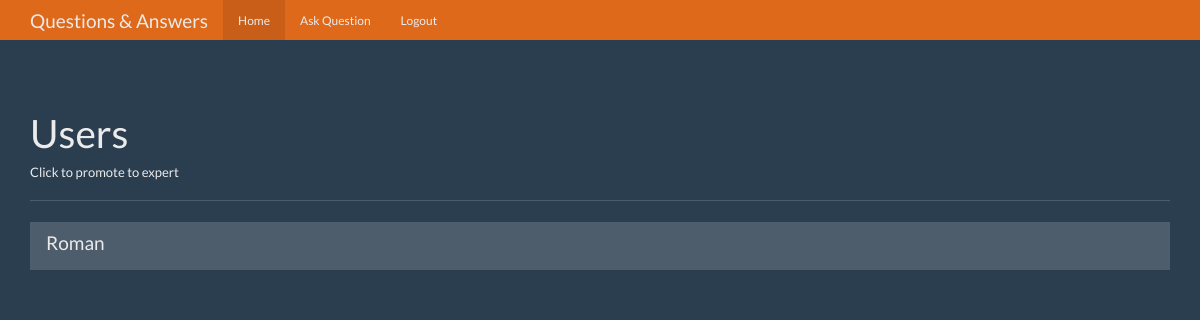
The page /users (signed in) on the database as committed earlier.
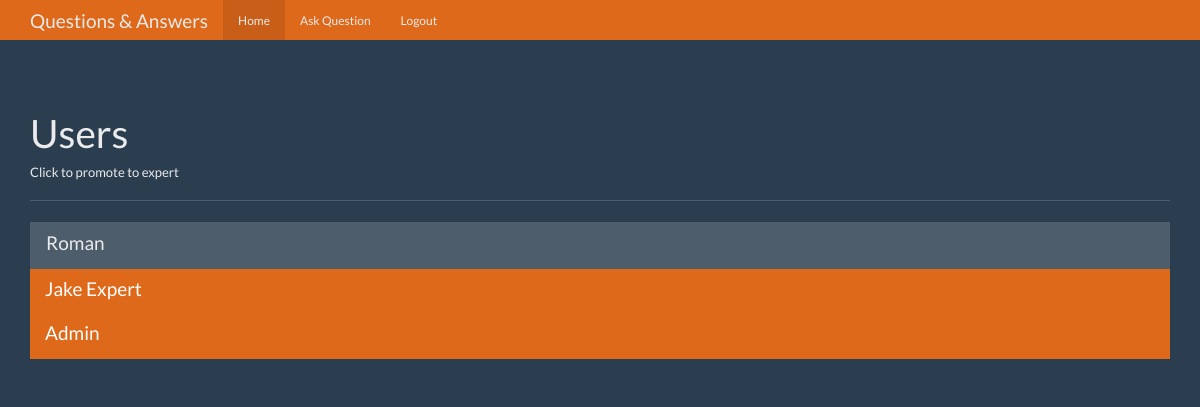
The same page on the database as committed later.
### tables this page shows
CREATE TABLE users (
    id integer primary key autoincrement,
    name text not null,
    password text not null,
    is_expert boolean not null,
    is_admin boolean not null
);

### app.py (the view)
@app.route('/users')
def users():
    user = get_current_user()
    db = get_db()
    users = db.execute(
        'select id, name, is_expert, is_admin from users').fetchall()
    return render_template('users.html', user=user, users=users)

### app.py (called while the page is built)
def get_current_user():
    user_result = None
    if 'user' in session:
        user = session['user']
        db = get_db()
        user_result = db.execute(
            'select id, name, is_expert, is_admin from users where name = ?', [user]).fetchone()
    return user_result

### database.py (called while the page is built)
def connect_db():
    sql = sqlite3.connect('questions.db')
    sql.row_factory = sqlite3.Row
    return sql

def get_db():
    if not hasattr(g, 'sqlite_db'):
        g.sqlite_db = connect_db()
    return g.sqlite_db

### templates/users.html (shortened to what this page needs)
<!DOCTYPE html>
<html lang="en">
<head>
  <link href="{{ url_for('static', filename='bootstrap.min.css') }}" rel="stylesheet">
  <link href="{{ url_for('static', filename='theme.css') }}" rel="stylesheet">
</head>
<body>
  <nav class="navbar navbar-inverse navbar-fixed-top">
    <div class="container">
      <div class="navbar-header">
        <a class="navbar-brand" href="#">Questions & Answers</a>
      </div>
      <div id="navbar" class="navbar-collapse collapse">
        <ul class="nav navbar-nav">
          <li class="active"><a href="{{ url_for('index') }}">Home</a></li>
          {% if user and user['is_admin'] == False and user['is_expert'] == False %}
          <li><a href="{{ url_for('ask_get') }}">Ask Question</a></li>
          {% endif %}
          {% if user %}
          <li><a href="{{ url_for('logout') }}">Logout</a></li>
          {% endif %}
        </ul>
      </div>
    </div>
  </nav>
  <div class="container theme-showcase" role="main">
    <div class="page-header">
      <h1>Users</h1>
      <h6>Click to promote to expert</h6>
    </div>
    <div class="row">
      <div class="col-lg-12">
        <div class="list-group">
          {% for user in users %}
          <a href="{{ url_for('promote', user_id=user.id) }}" class="list-group-item {% if user.is_expert == True %} active {% endif %}">
            <h4 class="list-group-item-heading">{{ user.name }}</h4>
          </a>
          {% endfor %}
        </div>
      </div>
    </div>
  </div>
</body>
</html>

### static/theme.css (style rules this page uses)
body { padding-top: 70px; padding-bottom: 30px; }

Rows that differ between the two databases and show on the page:
added users: name "Jake Expert"
added users: name "Admin"
